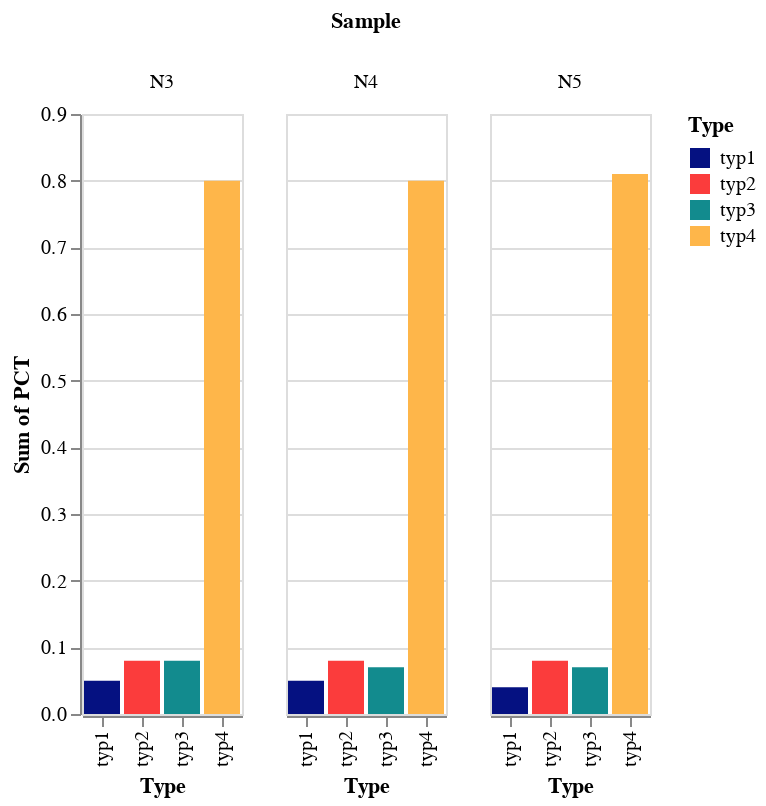

The notebook cell this image was saved under:
### Code cell
import matplotlib.pyplot as plt
import pandas as pd
import numpy as np
import altair as alt

df=pd.read_csv("ctcf_motif.txt", sep="\t")
df1 = df[df['Class']=="CUT&Tag as Ref."]

alt.Chart(df1).mark_bar().encode(
    x='Type:O',
    y='sum(PCT):Q',
    color = alt.Color('Type',scale=alt.Scale(domain=['typ1', 'typ2', 'typ3', 'typ4'],range=['#051181', '#fb3c3c', '#128b8e',"#feb64a"])),
    column='Sample:N'
)

### Figure 1 — Vega-Lite specification as saved in the notebook (floating-point values rounded to 4 significant figures)
{"config": {"view": {"continuousWidth": 400, "continuousHeight": 300}}, "data": {"name": "data-2144dd4f0ef1aa824fa7df4867d1c84d"}, "mark": "bar", "encoding": {"color": {"field": "Type", "scale": {"domain": ["typ1", "typ2", "typ3", "typ4"], "range": ["#051181", "#fb3c3c", "#128b8e", "#feb64a"]}, "type": "nominal"}, "column": {"field": "Sample", "type": "nominal"}, "x": {"field": "Type", "type": "ordinal"}, "y": {"aggregate": "sum", "field": "PCT", "type": "quantitative"}}, "$schema": "https://vega.github.io/schema/vega-lite/v4.17.0.json", "datasets": {"data-2144dd4f0ef1aa824fa7df4867d1c84d": [{"Type": "typ1", "PCT": 0.05, "Class": "CUT&Tag as Ref.", "Sample": "N3"}, {"Type": "typ1", "PCT": 0.05, "Class": "CUT&Tag as Ref.", "Sample": "N4"}, {"Type": "typ1", "PCT": 0.04, "Class": "CUT&Tag as Ref.", "Sample": "N5"}, {"Type": "typ2", "PCT": 0.08, "Class": "CUT&Tag as Ref.", "Sample": "N3"}, {"Type": "typ2", "PCT": 0.08, "Class": "CUT&Tag as Ref.", "Sample": "N4"}, {"Type": "typ2", "PCT": 0.08, "Class": "CUT&Tag as Ref.", "Sample": "N5"}, {"Type": "typ3", "PCT": 0.08, "Class": "CUT&Tag as Ref.", "Sample": "N3"}, {"Type": "typ3", "PCT": 0.07, "Class": "CUT&Tag as Ref.", "Sample": "N4"}, {"Type": "typ3", "PCT": 0.07, "Class": "CUT&Tag as Ref.", "Sample": "N5"}, {"Type": "typ4", "PCT": 0.8, "Class": "CUT&Tag as Ref.", "Sample": "N3"}, {"Type": "typ4", "PCT": 0.8, "Class": "CUT&Tag as Ref.", "Sample": "N4"}, {"Type": "typ4", "PCT": 0.81, "Class": "CUT&Tag as Ref.", "Sample": "N5"}]}}
